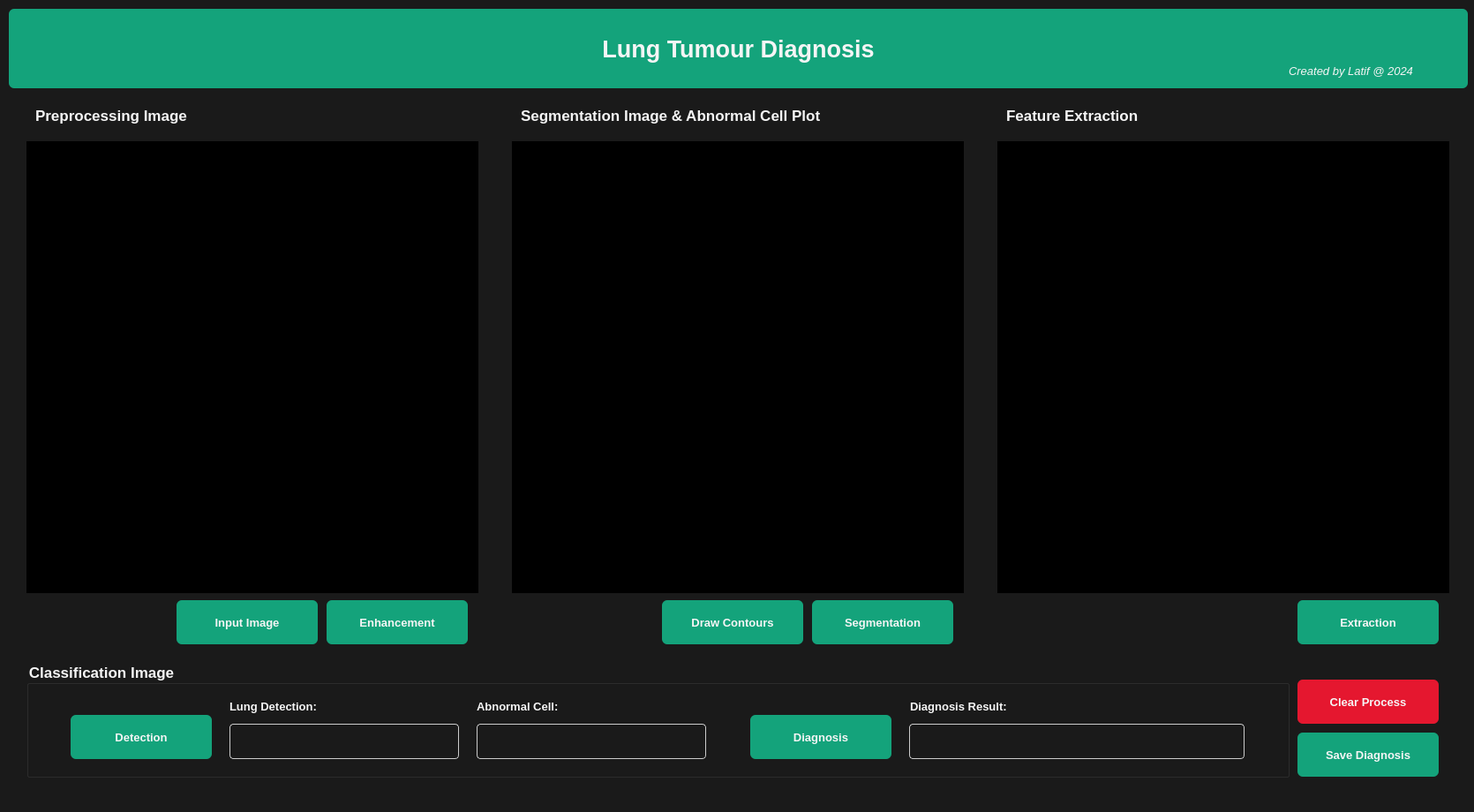
<?xml version="1.0" encoding="UTF-8"?>
<ui version="4.0">
 <class>MainWindow</class>
 <widget class="QMainWindow" name="MainWindow">
  <property name="geometry">
   <rect>
    <x>0</x>
    <y>0</y>
    <width>1670</width>
    <height>920</height>
   </rect>
  </property>
  <property name="font">
   <font>
    <family>Tahoma</family>
    <pointsize>10</pointsize>
    <italic>true</italic>
   </font>
  </property>
  <property name="windowTitle">
   <string>Computer Aided Diagnosis</string>
  </property>
  <property name="styleSheet">
   <string notr="true">background-color: #1A1A1A;

</string>
  </property>
  <widget class="QWidget" name="centralwidget">
   <widget class="QPushButton" name="pushButton">
    <property name="geometry">
     <rect>
      <x>200</x>
      <y>680</y>
      <width>160</width>
      <height>50</height>
     </rect>
    </property>
    <property name="font">
     <font>
      <family>Segoe UI</family>
      <pointsize>10</pointsize>
      <weight>75</weight>
      <bold>true</bold>
     </font>
    </property>
    <property name="styleSheet">
     <string notr="true">QPushButton {
    border-radius: 6px; 
    background-color: #14A37B; 
    color: #F5F5F5; /* Warna teks */
    padding: 8px 16px; /* Atur padding tombol */
}

QPushButton:hover {
    background-color: #137856; /* Warna latar belakang saat hover */
}

QPushButton:pressed {
    background-color: #145E4E; /* Warna latar belakang saat tombol ditekan */
}</string>
    </property>
    <property name="text">
     <string>Input Image</string>
    </property>
   </widget>
   <widget class="QPushButton" name="pushButton_2">
    <property name="geometry">
     <rect>
      <x>370</x>
      <y>680</y>
      <width>160</width>
      <height>50</height>
     </rect>
    </property>
    <property name="font">
     <font>
      <family>Segoe UI</family>
      <pointsize>10</pointsize>
      <weight>75</weight>
      <bold>true</bold>
     </font>
    </property>
    <property name="styleSheet">
     <string notr="true">QPushButton {
    border-radius: 6px; 
    background-color: #14A37B; 
    color: #F5F5F5; /* Warna teks */
    padding: 8px 16px; /* Atur padding tombol */
}

QPushButton:hover {
    background-color: #137856; /* Warna latar belakang saat hover */
}

QPushButton:pressed {
    background-color: #145E4E; /* Warna latar belakang saat tombol ditekan */
}</string>
    </property>
    <property name="text">
     <string>Enhancement</string>
    </property>
   </widget>
   <widget class="QPushButton" name="pushButton_3">
    <property name="geometry">
     <rect>
      <x>750</x>
      <y>680</y>
      <width>160</width>
      <height>50</height>
     </rect>
    </property>
    <property name="font">
     <font>
      <family>Segoe UI</family>
      <pointsize>10</pointsize>
      <weight>75</weight>
      <bold>true</bold>
     </font>
    </property>
    <property name="styleSheet">
     <string notr="true">QPushButton {
    border-radius: 6px; 
    background-color: #14A37B; 
    color: #F5F5F5; /* Warna teks */
    padding: 8px 16px; /* Atur padding tombol */
}

QPushButton:hover {
    background-color: #137856; /* Warna latar belakang saat hover */
}

QPushButton:pressed {
    background-color: #145E4E; /* Warna latar belakang saat tombol ditekan */
}</string>
    </property>
    <property name="text">
     <string>Draw Contours</string>
    </property>
   </widget>
   <widget class="QPushButton" name="pushButton_4">
    <property name="geometry">
     <rect>
      <x>920</x>
      <y>680</y>
      <width>160</width>
      <height>50</height>
     </rect>
    </property>
    <property name="font">
     <font>
      <family>Segoe UI</family>
      <pointsize>10</pointsize>
      <weight>75</weight>
      <bold>true</bold>
     </font>
    </property>
    <property name="styleSheet">
     <string notr="true">QPushButton {
    border-radius: 6px; 
    background-color: #14A37B; 
    color: #F5F5F5; /* Warna teks */
    padding: 8px 16px; /* Atur padding tombol */
}

QPushButton:hover {
    background-color: #137856; /* Warna latar belakang saat hover */
}

QPushButton:pressed {
    background-color: #145E4E; /* Warna latar belakang saat tombol ditekan */
}</string>
    </property>
    <property name="text">
     <string>Segmentation</string>
    </property>
   </widget>
   <widget class="QPushButton" name="pushButton_5">
    <property name="geometry">
     <rect>
      <x>1470</x>
      <y>680</y>
      <width>160</width>
      <height>50</height>
     </rect>
    </property>
    <property name="font">
     <font>
      <family>Segoe UI</family>
      <pointsize>10</pointsize>
      <weight>75</weight>
      <bold>true</bold>
     </font>
    </property>
    <property name="styleSheet">
     <string notr="true">QPushButton {
    border-radius: 6px; 
    background-color: #14A37B; 
    color: #F5F5F5; /* Warna teks */
    padding: 8px 16px; /* Atur padding tombol */
}

QPushButton:hover {
    background-color: #137856; /* Warna latar belakang saat hover */
}

QPushButton:pressed {
    background-color: #145E4E; /* Warna latar belakang saat tombol ditekan */
}</string>
    </property>
    <property name="text">
     <string>Extraction</string>
    </property>
   </widget>
   <widget class="QGraphicsView" name="graphicsView">
    <property name="geometry">
     <rect>
      <x>30</x>
      <y>160</y>
      <width>512</width>
      <height>512</height>
     </rect>
    </property>
    <property name="styleSheet">
     <string notr="true">background-color: rgb(0, 0, 0);</string>
    </property>
   </widget>
   <widget class="QLabel" name="label_7">
    <property name="geometry">
     <rect>
      <x>40</x>
      <y>110</y>
      <width>491</width>
      <height>41</height>
     </rect>
    </property>
    <property name="font">
     <font>
      <family>Segoe UI</family>
      <pointsize>13</pointsize>
      <weight>75</weight>
      <italic>false</italic>
      <bold>true</bold>
     </font>
    </property>
    <property name="styleSheet">
     <string notr="true">color: #F5F5F5;
background-color: transparent</string>
    </property>
    <property name="text">
     <string>Preprocessing Image</string>
    </property>
   </widget>
   <widget class="QLabel" name="label_8">
    <property name="geometry">
     <rect>
      <x>590</x>
      <y>110</y>
      <width>491</width>
      <height>41</height>
     </rect>
    </property>
    <property name="font">
     <font>
      <family>Segoe UI</family>
      <pointsize>13</pointsize>
      <weight>75</weight>
      <italic>false</italic>
      <bold>true</bold>
     </font>
    </property>
    <property name="styleSheet">
     <string notr="true">color: #F5F5F5;
background-color: transparent</string>
    </property>
    <property name="text">
     <string>Segmentation Image &amp; Abnormal Cell Plot</string>
    </property>
   </widget>
   <widget class="QPushButton" name="pushButton_9">
    <property name="geometry">
     <rect>
      <x>1470</x>
      <y>830</y>
      <width>160</width>
      <height>50</height>
     </rect>
    </property>
    <property name="font">
     <font>
      <family>Segoe UI</family>
      <pointsize>10</pointsize>
      <weight>75</weight>
      <bold>true</bold>
     </font>
    </property>
    <property name="styleSheet">
     <string notr="true">QPushButton {
    border-radius: 6px; 
    background-color: #14A37B; 
    color: #F5F5F5; /* Warna teks */
    padding: 8px 16px; /* Atur padding tombol */
}

QPushButton:hover {
    background-color: #137856; /* Warna latar belakang saat hover */
}

QPushButton:pressed {
    background-color: #145E4E; /* Warna latar belakang saat tombol ditekan */
}</string>
    </property>
    <property name="text">
     <string>Save Diagnosis</string>
    </property>
   </widget>
   <widget class="QPushButton" name="pushButton_8">
    <property name="geometry">
     <rect>
      <x>1470</x>
      <y>770</y>
      <width>160</width>
      <height>50</height>
     </rect>
    </property>
    <property name="font">
     <font>
      <family>Segoe UI</family>
      <pointsize>10</pointsize>
      <weight>75</weight>
      <bold>true</bold>
     </font>
    </property>
    <property name="styleSheet">
     <string notr="true">QPushButton {
    border-radius: 6px; 
    background-color: #E5172F; 
    color: #F5F5F5; /* Warna teks */
    padding: 8px 16px; /* Atur padding tombol */
}

QPushButton:hover {
    background-color: #C9162B; /* Warna latar belakang saat hover */
}

QPushButton:pressed {
    background-color: #85101E; /* Warna latar belakang saat tombol ditekan */
}</string>
    </property>
    <property name="text">
     <string>Clear Process</string>
    </property>
   </widget>
   <widget class="QGraphicsView" name="graphicsView_2">
    <property name="geometry">
     <rect>
      <x>580</x>
      <y>160</y>
      <width>512</width>
      <height>512</height>
     </rect>
    </property>
    <property name="styleSheet">
     <string notr="true">background-color: rgb(0, 0, 0);</string>
    </property>
   </widget>
   <widget class="QGraphicsView" name="graphicsView_3">
    <property name="geometry">
     <rect>
      <x>1130</x>
      <y>160</y>
      <width>512</width>
      <height>512</height>
     </rect>
    </property>
    <property name="styleSheet">
     <string notr="true">background-color: rgb(0, 0, 0);</string>
    </property>
   </widget>
   <widget class="QLabel" name="label_9">
    <property name="geometry">
     <rect>
      <x>10</x>
      <y>10</y>
      <width>1653</width>
      <height>90</height>
     </rect>
    </property>
    <property name="font">
     <font>
      <family>Segoe UI</family>
      <pointsize>20</pointsize>
      <weight>75</weight>
      <italic>false</italic>
      <bold>true</bold>
     </font>
    </property>
    <property name="layoutDirection">
     <enum>Qt::LeftToRight</enum>
    </property>
    <property name="styleSheet">
     <string notr="true">border-radius: 6px; /* Ubah angka sesuai dengan tingkat bulatan yang diinginkan */
background-color: #14A37B;
color: #F5F5F5; /* Warna teks */
padding: 8px 16px; /* Atur padding tombol */
</string>
    </property>
    <property name="text">
     <string>Lung Tumour Diagnosis</string>
    </property>
    <property name="alignment">
     <set>Qt::AlignCenter</set>
    </property>
   </widget>
   <widget class="QLabel" name="label_10">
    <property name="geometry">
     <rect>
      <x>1140</x>
      <y>110</y>
      <width>491</width>
      <height>41</height>
     </rect>
    </property>
    <property name="font">
     <font>
      <family>Segoe UI</family>
      <pointsize>13</pointsize>
      <weight>75</weight>
      <italic>false</italic>
      <bold>true</bold>
     </font>
    </property>
    <property name="styleSheet">
     <string notr="true">color: #F5F5F5;
background-color: transparent</string>
    </property>
    <property name="text">
     <string>Feature Extraction</string>
    </property>
   </widget>
   <widget class="QLabel" name="label_5">
    <property name="geometry">
     <rect>
      <x>260</x>
      <y>780</y>
      <width>181</width>
      <height>41</height>
     </rect>
    </property>
    <property name="font">
     <font>
      <family>Segoe UI</family>
      <pointsize>10</pointsize>
      <weight>75</weight>
      <italic>false</italic>
      <bold>true</bold>
     </font>
    </property>
    <property name="styleSheet">
     <string notr="true">color: #F5F5F5;
background-color: transparent;</string>
    </property>
    <property name="text">
     <string>Lung Detection:</string>
    </property>
   </widget>
   <widget class="QPushButton" name="pushButton_7">
    <property name="geometry">
     <rect>
      <x>80</x>
      <y>810</y>
      <width>160</width>
      <height>50</height>
     </rect>
    </property>
    <property name="font">
     <font>
      <family>Segoe UI</family>
      <pointsize>10</pointsize>
      <weight>75</weight>
      <bold>true</bold>
     </font>
    </property>
    <property name="styleSheet">
     <string notr="true">QPushButton {
    border-radius: 6px; 
    background-color: #14A37B; 
    color: #F5F5F5; /* Warna teks */
    padding: 8px 16px; /* Atur padding tombol */
}

QPushButton:hover {
    background-color: #137856; /* Warna latar belakang saat hover */
}

QPushButton:pressed {
    background-color: #145E4E; /* Warna latar belakang saat tombol ditekan */
}</string>
    </property>
    <property name="text">
     <string>Detection</string>
    </property>
   </widget>
   <widget class="QLabel" name="label">
    <property name="geometry">
     <rect>
      <x>60</x>
      <y>20</y>
      <width>71</width>
      <height>71</height>
     </rect>
    </property>
    <property name="styleSheet">
     <string notr="true">background-color: rgba(255, 255, 255, 0); /* Putih dengan 0% opasitas (transparansi) */
</string>
    </property>
    <property name="text">
     <string/>
    </property>
    <property name="pixmap">
     <pixmap>asset/Logo_PENS_putih.png</pixmap>
    </property>
    <property name="scaledContents">
     <bool>true</bool>
    </property>
   </widget>
   <widget class="QGroupBox" name="groupBox">
    <property name="geometry">
     <rect>
      <x>30</x>
      <y>750</y>
      <width>1431</width>
      <height>131</height>
     </rect>
    </property>
    <property name="font">
     <font>
      <family>Segoe UI</family>
      <pointsize>13</pointsize>
      <weight>75</weight>
      <bold>true</bold>
     </font>
    </property>
    <property name="styleSheet">
     <string notr="true">color: #F5F5F5;
background-color:transparent;</string>
    </property>
    <property name="title">
     <string>Classification Image</string>
    </property>
    <widget class="QPlainTextEdit" name="result_text">
     <property name="geometry">
      <rect>
       <x>1000</x>
       <y>70</y>
       <width>380</width>
       <height>40</height>
      </rect>
     </property>
     <property name="font">
      <font>
       <family>Segoe UI</family>
       <pointsize>12</pointsize>
       <weight>50</weight>
       <italic>true</italic>
       <bold>false</bold>
      </font>
     </property>
     <property name="layoutDirection">
      <enum>Qt::LeftToRight</enum>
     </property>
     <property name="styleSheet">
      <string notr="true">QPlainTextEdit {
    border-radius: 4px; /* Atur radius sudut sesuai keinginan Anda */
    border: 1px solid #ccc; /* Atur garis pinggiran jika diinginkan */
	color: #F5F5F5;
}</string>
     </property>
     <property name="readOnly">
      <bool>true</bool>
     </property>
    </widget>
    <widget class="QLabel" name="label_6">
     <property name="geometry">
      <rect>
       <x>1001</x>
       <y>30</y>
       <width>151</width>
       <height>41</height>
      </rect>
     </property>
     <property name="font">
      <font>
       <family>Segoe UI</family>
       <pointsize>10</pointsize>
       <weight>75</weight>
       <italic>false</italic>
       <bold>true</bold>
      </font>
     </property>
     <property name="styleSheet">
      <string notr="true">color: #F5F5F5;
background-color: transparent;</string>
     </property>
     <property name="text">
      <string>Diagnosis Result:</string>
     </property>
    </widget>
    <widget class="QPlainTextEdit" name="cell_text">
     <property name="geometry">
      <rect>
       <x>510</x>
       <y>70</y>
       <width>260</width>
       <height>40</height>
      </rect>
     </property>
     <property name="font">
      <font>
       <family>Segoe UI</family>
       <pointsize>12</pointsize>
       <weight>50</weight>
       <italic>true</italic>
       <bold>false</bold>
      </font>
     </property>
     <property name="autoFillBackground">
      <bool>false</bool>
     </property>
     <property name="styleSheet">
      <string notr="true">QPlainTextEdit {
    border-radius: 4px; /* Atur radius sudut sesuai keinginan Anda */
    border: 1px solid #ccc; /* Atur garis pinggiran jika diinginkan */
	color: #F5F5F5;
}</string>
     </property>
     <property name="readOnly">
      <bool>true</bool>
     </property>
     <property name="backgroundVisible">
      <bool>false</bool>
     </property>
    </widget>
    <widget class="QLabel" name="label_4">
     <property name="geometry">
      <rect>
       <x>510</x>
       <y>30</y>
       <width>171</width>
       <height>41</height>
      </rect>
     </property>
     <property name="font">
      <font>
       <family>Segoe UI</family>
       <pointsize>10</pointsize>
       <weight>75</weight>
       <italic>false</italic>
       <bold>true</bold>
      </font>
     </property>
     <property name="styleSheet">
      <string notr="true">color: #F5F5F5;
background-color: transparent;</string>
     </property>
     <property name="text">
      <string>Abnormal Cell:</string>
     </property>
    </widget>
    <widget class="QPlainTextEdit" name="detect_text">
     <property name="geometry">
      <rect>
       <x>230</x>
       <y>70</y>
       <width>260</width>
       <height>40</height>
      </rect>
     </property>
     <property name="font">
      <font>
       <family>Segoe UI</family>
       <pointsize>12</pointsize>
       <weight>50</weight>
       <italic>true</italic>
       <bold>false</bold>
      </font>
     </property>
     <property name="layoutDirection">
      <enum>Qt::LeftToRight</enum>
     </property>
     <property name="autoFillBackground">
      <bool>false</bool>
     </property>
     <property name="styleSheet">
      <string notr="true">QPlainTextEdit {
    border-radius: 4px; /* Atur radius sudut sesuai keinginan Anda */
    border: 1px solid #ccc; /* Atur garis pinggiran jika diinginkan */
	color: #F5F5F5;
}</string>
     </property>
     <property name="lineWidth">
      <number>0</number>
     </property>
     <property name="readOnly">
      <bool>true</bool>
     </property>
     <property name="plainText">
      <string/>
     </property>
     <property name="backgroundVisible">
      <bool>false</bool>
     </property>
     <property name="placeholderText">
      <string/>
     </property>
    </widget>
    <widget class="QPushButton" name="pushButton_10">
     <property name="geometry">
      <rect>
       <x>820</x>
       <y>60</y>
       <width>160</width>
       <height>50</height>
      </rect>
     </property>
     <property name="font">
      <font>
       <family>Segoe UI</family>
       <pointsize>10</pointsize>
       <weight>75</weight>
       <bold>true</bold>
      </font>
     </property>
     <property name="styleSheet">
      <string notr="true">QPushButton {
    border-radius: 6px; 
    background-color: #14A37B; 
    color: #F5F5F5; /* Warna teks */
    padding: 8px 16px; /* Atur padding tombol */
}

QPushButton:hover {
    background-color: #137856; /* Warna latar belakang saat hover */
}

QPushButton:pressed {
    background-color: #145E4E; /* Warna latar belakang saat tombol ditekan */
}</string>
     </property>
     <property name="text">
      <string>Diagnosis</string>
     </property>
    </widget>
   </widget>
   <widget class="QLabel" name="label_11">
    <property name="geometry">
     <rect>
      <x>1460</x>
      <y>60</y>
      <width>191</width>
      <height>41</height>
     </rect>
    </property>
    <property name="font">
     <font>
      <family>Segoe UI</family>
      <pointsize>10</pointsize>
      <weight>50</weight>
      <italic>true</italic>
      <bold>false</bold>
     </font>
    </property>
    <property name="styleSheet">
     <string notr="true">color: #F5F5F5;
background-color: transparent</string>
    </property>
    <property name="text">
     <string>Created by Latif @ 2024</string>
    </property>
   </widget>
   <zorder>groupBox</zorder>
   <zorder>pushButton</zorder>
   <zorder>pushButton_2</zorder>
   <zorder>pushButton_3</zorder>
   <zorder>pushButton_4</zorder>
   <zorder>pushButton_5</zorder>
   <zorder>graphicsView</zorder>
   <zorder>label_7</zorder>
   <zorder>label_8</zorder>
   <zorder>pushButton_9</zorder>
   <zorder>pushButton_8</zorder>
   <zorder>graphicsView_2</zorder>
   <zorder>graphicsView_3</zorder>
   <zorder>label_9</zorder>
   <zorder>label_10</zorder>
   <zorder>label_5</zorder>
   <zorder>pushButton_7</zorder>
   <zorder>label</zorder>
   <zorder>label_11</zorder>
  </widget>
  <widget class="QMenuBar" name="menubar">
   <property name="geometry">
    <rect>
     <x>0</x>
     <y>0</y>
     <width>1670</width>
     <height>26</height>
    </rect>
   </property>
  </widget>
  <widget class="QStatusBar" name="statusbar"/>
 </widget>
 <resources/>
 <connections/>
</ui>
